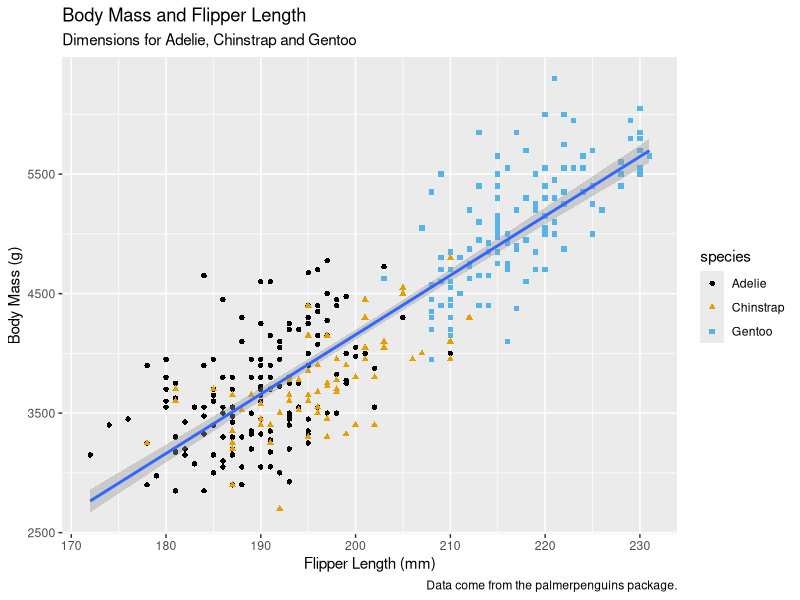
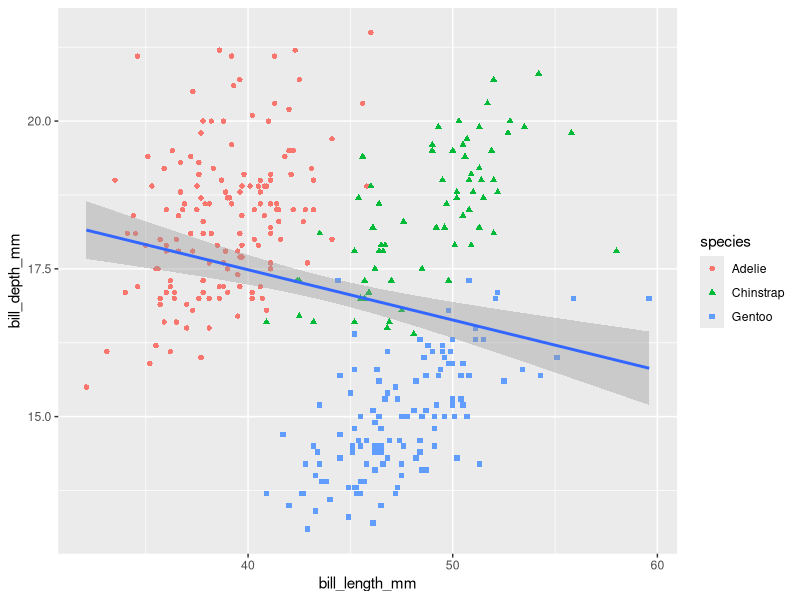
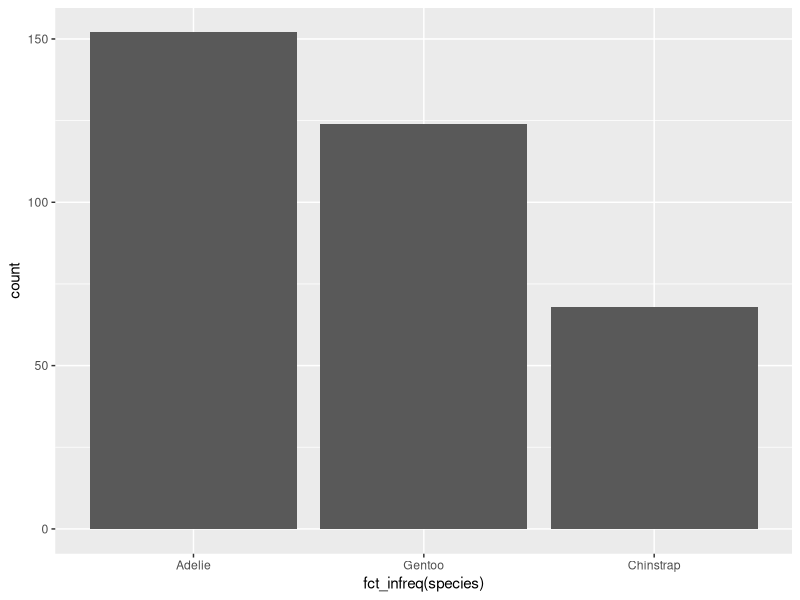
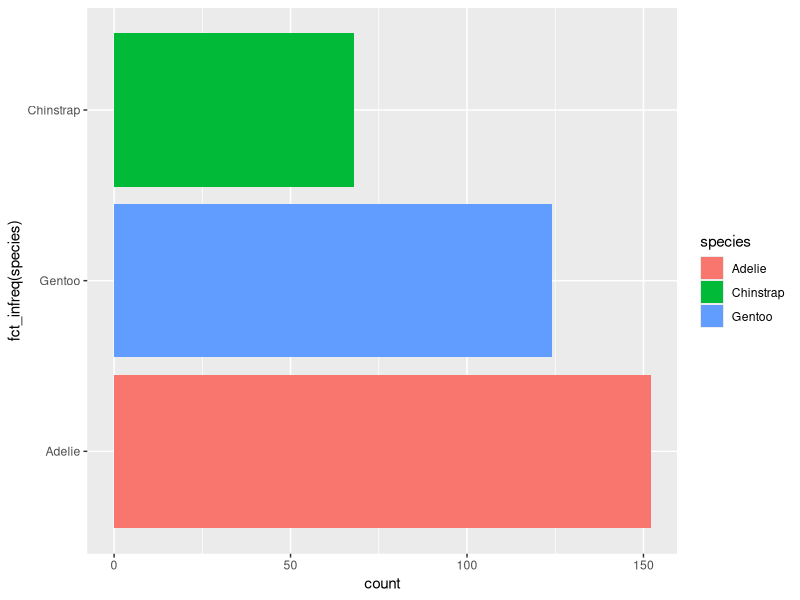
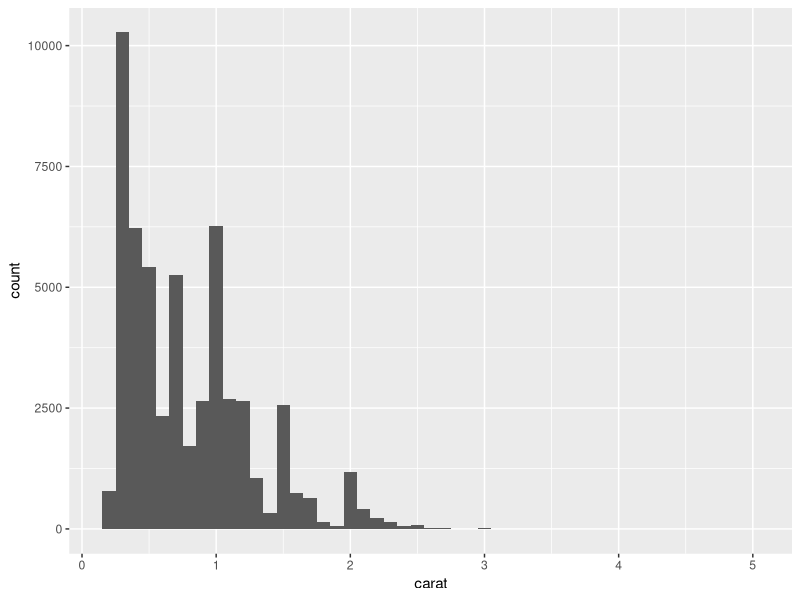
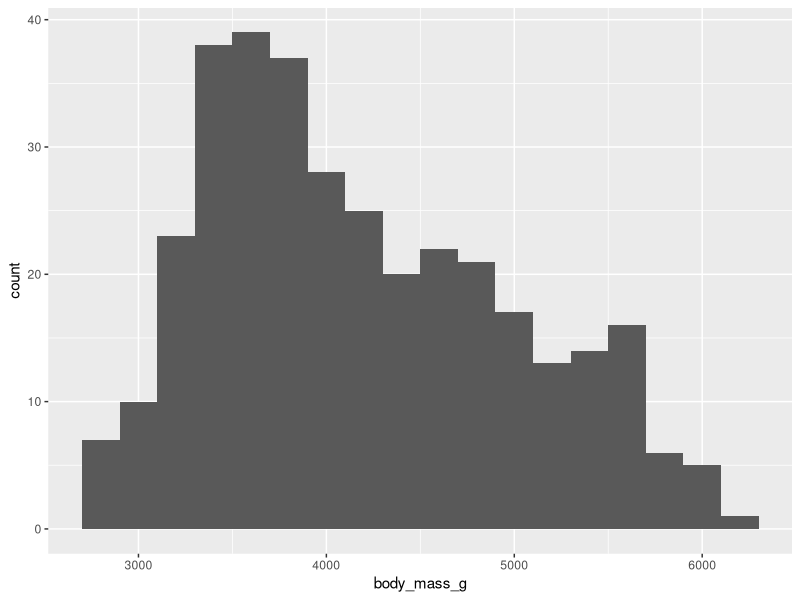
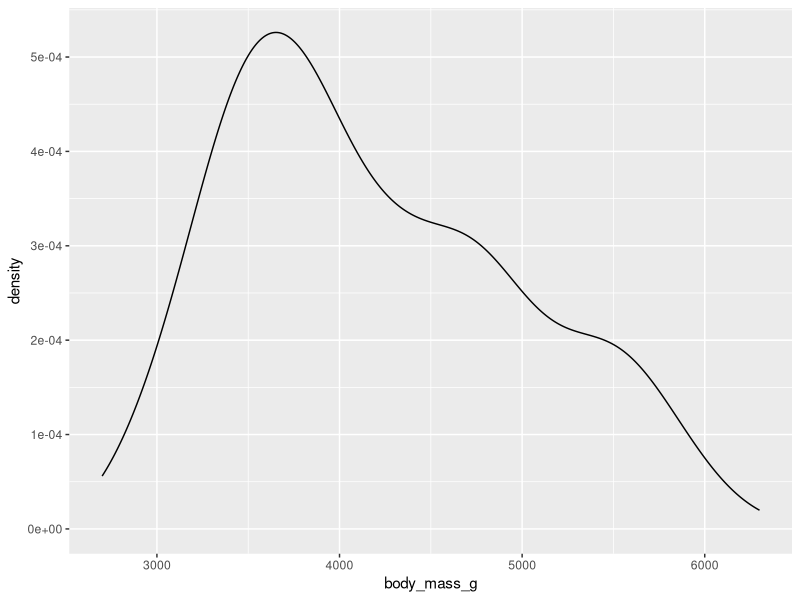
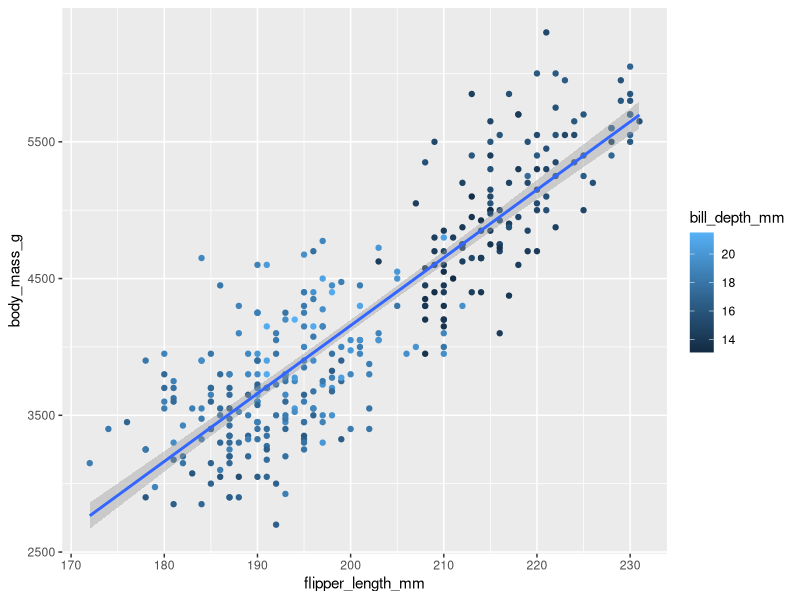

Source code (R) for these figures, in order: (Note: this script raises an error after producing the figures.)
library(tidyverse)
library(palmerpenguins)
library(ggthemes)

ggplot(
  data = penguins,
  mapping = aes(x = flipper_length_mm, y = body_mass_g)
) +
  geom_point(na.rm = TRUE, aes(color = species, shape = species))+
  geom_smooth(method = "lm")+
  labs(
    title = "Body Mass and Flipper Length",
    subtitle = "Dimensions for Adelie, Chinstrap and Gentoo",
    caption = "Data come from the palmerpenguins package.",
    x = "Flipper Length (mm)", y = "Body Mass (g)"
  )+
  scale_color_colorblind()
  
ggplot(
  data = penguins,
  mapping = aes(x = bill_length_mm, y = bill_depth_mm)
) + 
  geom_point(aes(color = species, shape = species)) +
  geom_smooth(method = "lm")


ggplot(penguins, aes(x = fct_infreq(species)))+
  geom_bar() 

ggplot(penguins, aes(y = fct_infreq(species)))+
  geom_bar(aes(fill= species)) 

ggplot(diamonds, aes(x=carat)) + 
  geom_histogram(binwidth = 0.1)

ggplot(penguins, aes (x = body_mass_g))+
  geom_histogram(binwidth = 200)

ggplot(penguins, aes(x = body_mass_g)) +
  geom_density()

ggplot(
  data = penguins,
  mapping = aes(x = flipper_length_mm, y = body_mass_g, color = bill_depth_mm)
) +
  geom_point(na.rm = TRUE, )+
  geom_smooth(method = "lm")+
  scale_fill_continuous_tableau(palette = "Blue")

ggplot(
  data = penguins,
  mapping = aes(x = flipper_length_mm, y = body_mass_g, color = island)
) +
  geom_point() +
  geom_smooth(se = FALSE)

ggplot(
  data = penguins,
  mapping = aes(x = flipper_length_mm, y = body_mass_g)
) +
  geom_point() +
  geom_smooth()

ggplot() +
  geom_point(
    data = penguins,
    mapping = aes(x = flipper_length_mm, y = body_mass_g)
  ) +
  geom_smooth(
    data = penguins,
    mapping = aes(x = flipper_length_mm, y = body_mass_g)
  )

ggplot(penguins, aes(x = species, y = body_mass_g)) + 
  geom_boxplot()

ggplot(penguins, aes(x = body_mass_g, color = species, fill = species)) + 
  geom_density(alpha = 0.5)

ggplot(mpg, aes(x = hwy, y = displ, color = cty, size = cty)) + 
  geom_point(linewidth = cty)

ggplot(penguins, aes(x = bill_length_mm, y = bill_depth_mm, color = species)) + 
  geom_point()+
  facet_wrap(~species)

ggplot(
  data = penguins,
  mapping = aes(
    x = bill_length_mm, y = bill_depth_mm, 
    color = species, shape = species
  )
) +
  geom_point() +
  labs(color = "Species", shape = "Species")

ggplot(penguins, aes(x = island, fill = species)) +
  geom_bar(position = "fill")
ggplot(penguins, aes(x = species, fill = island)) +
  geom_bar(position = "fill")
